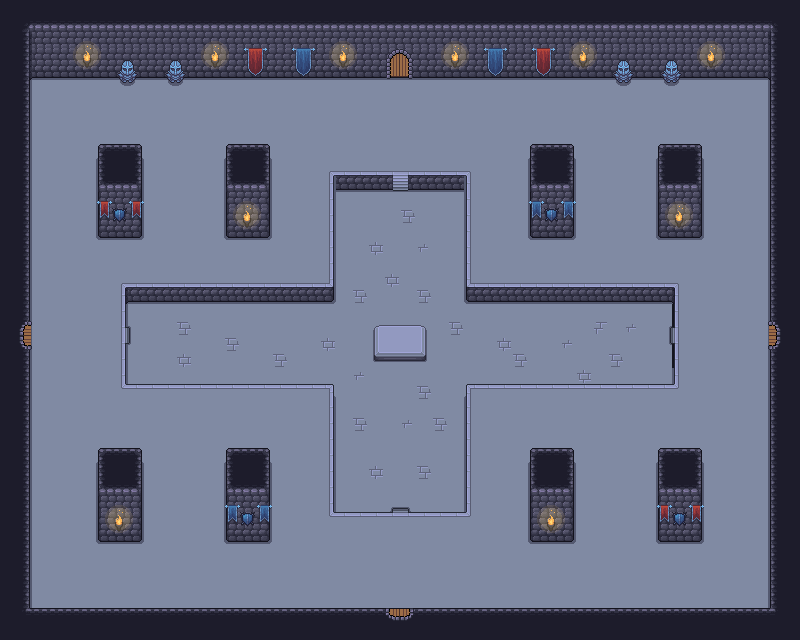

The image is a tile-based game level rendered from a .tmx file. Its description and source (layers, tilesets, objects; grid data summarised) follow:
An orthogonal 50x40 tile map with 16x16 px tiles, 6 tile layers (Retoques Suelo, Suelo, Decoraciones Suelo, Paredes, ...), 12 tilesets and 39 objects.

<map version="1.10" tiledversion="1.11.2" orientation="orthogonal" renderorder="right-down" width="50" height="40" tilewidth="16" tileheight="16" infinite="0" nextlayerid="11" nextobjectid="40">
 <tileset firstgid="1" source="../tilesets/Paredes2.tsx" />
 <tileset firstgid="494" source="../tilesets/puertas.tsx" />
 <tileset firstgid="498" source="../tilesets/Fuegos.tsx" />
 <tileset firstgid="696" source="../tilesets/Other_objects.tsx" />
 <tileset firstgid="880" source="../tilesets/pedestals.tsx" />
 <tileset firstgid="1250" source="../tilesets/Objetos.tsx" />
 <tileset firstgid="1466" source="../tilesets/player.tsx" />
 <tileset firstgid="1467" source="../tilesets/azeris.tsx" />
 <tileset firstgid="1468" source="../tilesets/corazon.tsx" />
 <tileset firstgid="1469" source="../tilesets/amongus.tsx" />
 <tileset firstgid="1470" source="../tilesets/skeleton.tsx" />
 <tileset firstgid="1472" source="../tilesets/goomba.tsx" />
 <group id="7" name="Room">
  <layer id="4" name="Retoques Suelo" width="50" height="40">
   <data>[2000 cells, 84 non-empty, 1 distinct tile ids]</data>
  </layer>
  <layer id="1" name="Suelo" width="50" height="40">
   <data>[2000 cells, 1994 non-empty, 23 distinct tile ids]</data>
  </layer>
  <layer id="6" name="Decoraciones Suelo" width="50" height="40">
   <data>[2000 cells, 38 non-empty, 13 distinct tile ids]</data>
  </layer>
  <layer id="2" name="Paredes" width="50" height="40">
   <data>[2000 cells, 737 non-empty, 42 distinct tile ids]</data>
  </layer>
  <layer id="5" name="Decoraciones Paredes" width="50" height="40">
   <data>[2000 cells, 142 non-empty, 26 distinct tile ids]</data>
  </layer>
  <layer id="3" name="Puertas" width="50" height="40">
   <data>[2000 cells, 4 non-empty, 4 distinct tile ids]</data>
  </layer>
  <objectgroup id="8" name="Player">
   <object id="1" gid="1466" x="702.667" y="365.333" width="64" height="64" />
   <object id="2" gid="1466" x="361.333" y="144" width="64" height="64" />
   <object id="3" gid="1466" x="366.667" y="608" width="64" height="64" />
   <object id="4" gid="1466" x="32" y="362.667" width="64" height="64" />
  </objectgroup>
  <objectgroup id="9" name="Entities">
   <object id="14" gid="1469" x="431.667" y="357.667" width="30" height="30" />
   <object id="15" gid="1469" x="337" y="355" width="30" height="30" />
   <object id="16" gid="1470" x="552" y="364" width="32" height="32" />
   <object id="17" gid="1470" x="212" y="357.333" width="32" height="32" />
   <object id="18" gid="1470" x="169.333" y="457.333" width="32" height="32" />
   <object id="19" gid="1470" x="605.333" y="266.667" width="32" height="32" />
   <object id="20" gid="1470" x="146.667" y="133.333" width="32" height="32" />
   <object id="21" gid="1470" x="602.667" y="585.333" width="32" height="32" />
   <object id="22" gid="1472" x="365.333" y="473.333" width="16" height="16" />
   <object id="23" gid="1472" x="422.667" y="450.667" width="16" height="16" />
   <object id="24" gid="1472" x="358.667" y="252" width="16" height="16" />
   <object id="25" gid="1472" x="425.333" y="262.667" width="16" height="16" />
   <object id="26" gid="1472" x="505.333" y="352" width="16" height="16" />
   <object id="27" gid="1472" x="269.333" y="350.667" width="16" height="16" />
   <object id="28" gid="1472" x="493.333" y="530.667" width="16" height="16" />
   <object id="29" gid="1472" x="593.333" y="426.667" width="16" height="16" />
   <object id="30" gid="1472" x="189.333" y="269.333" width="16" height="16" />
   <object id="31" gid="1472" x="290.667" y="205.333" width="16" height="16" />
   <object id="32" gid="1472" x="494.667" y="218.667" width="16" height="16" />
   <object id="33" gid="1472" x="300" y="425.333" width="16" height="16" />
   <object id="34" gid="1472" x="181.333" y="585.333" width="16" height="16" />
   <object id="35" gid="1472" x="50.6667" y="193.333" width="16" height="16" />
   <object id="36" gid="1472" x="733.333" y="541.333" width="16" height="16" />
   <object id="37" gid="1472" x="560" y="124" width="16" height="16" />
   <object id="38" gid="1470" x="720" y="138.667" width="32" height="32" />
   <object id="39" gid="1470" x="50.6667" y="585.333" width="32" height="32" />
  </objectgroup>
  <objectgroup id="10" name="Utils">
   <object id="5" gid="1467" x="390" y="348.333" width="21" height="21" />
   <object id="6" gid="1468" x="175" y="515.667" width="18" height="18" />
   <object id="7" gid="1468" x="175" y="211.667" width="18" height="18" />
   <object id="8" gid="1468" x="608.333" y="209" width="18" height="18" />
   <object id="9" gid="1468" x="605.667" y="519.667" width="18" height="18" />
   <object id="10" gid="1468" x="316.333" y="354.333" width="18" height="18" />
   <object id="11" gid="1468" x="391" y="289" width="18" height="18" />
   <object id="12" gid="1468" x="468.333" y="355.667" width="18" height="18" />
   <object id="13" gid="1468" x="393.667" y="407.667" width="18" height="18" />
  </objectgroup>
 </group>
</map>
